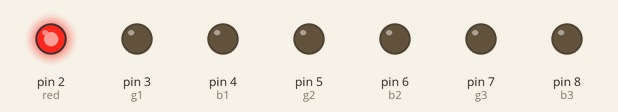
This sketch was run on a simulated Arduino Uno, built with avr-gcc and run on an emulated ATmega328P. On the bench: output pins drawn as LEDs (lit = HIGH).

Above: at 0.15 s.
At 0.75 s:
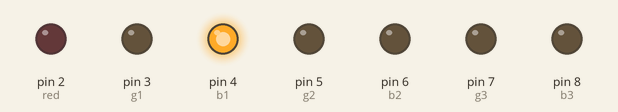
At 1.65 s:
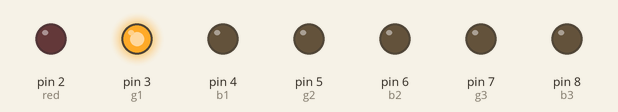
At 3.65 s:
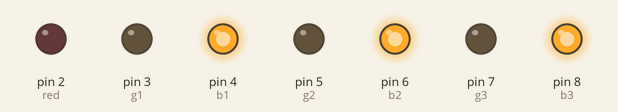
At 9.59 s:
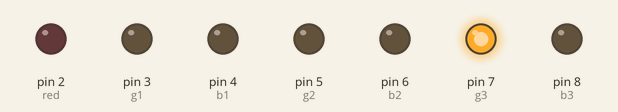
At 18.8 s:
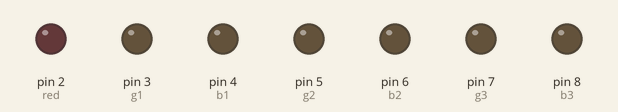
Timing chart, 0 to 20.3 s (numbered marks = the images above):
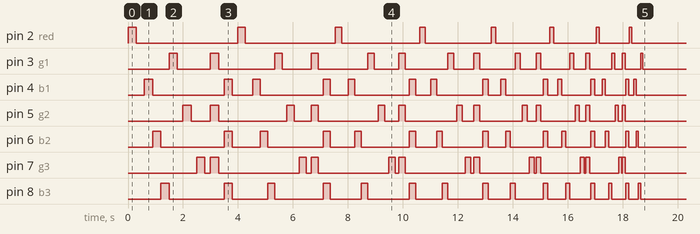

The sketch:

Blinky_pattern.ino
```cpp
#define red 2

#define g1 3
#define b1 4

#define g2 5
#define b2 6

#define g3 7
#define b3 8

int ontime = 300;
int offtime = 200;

int cycle = 0;


// the setup function runs once when you press reset or power the board
void setup() {
  // initialize digital pin b1 as an output.
  pinMode(b1, OUTPUT);
  pinMode(b2, OUTPUT);
  pinMode(b3, OUTPUT);
  pinMode(g1, OUTPUT);
  pinMode(g2, OUTPUT);
  pinMode(g3, OUTPUT);
  pinMode(red, OUTPUT);

}

// the loop function runs over and over again forever
void loop() {
  digitalWrite(red, HIGH);
  delay(ontime);
  digitalWrite(red, LOW);
  delay(ontime);

  digitalWrite(b1, HIGH);
  delay(ontime);
  digitalWrite(b1, LOW);

  digitalWrite(b2, HIGH);
  delay(ontime);
  digitalWrite(b2, LOW);

  digitalWrite(b3, HIGH);
  delay(ontime);
  digitalWrite(b3, LOW);


  digitalWrite(g1, HIGH);
  delay(ontime);
  digitalWrite(g1, LOW);
  delay(offtime);

  digitalWrite(g2, HIGH);
  delay(ontime);
  digitalWrite(g2, LOW);
  delay(offtime);

  digitalWrite(g3, HIGH);
  delay(ontime);
  digitalWrite(g3, LOW);
  delay(offtime);


  digitalWrite(g1, HIGH);
  digitalWrite(g2, HIGH);
  digitalWrite(g3, HIGH);
  delay(ontime);
  digitalWrite(g1, LOW);
  digitalWrite(g2, LOW);
  digitalWrite(g3, LOW);
  delay(offtime);

  digitalWrite(b1, HIGH);
  digitalWrite(b2, HIGH);
  digitalWrite(b3, HIGH);
  delay(ontime);
  digitalWrite(b1, LOW);
  digitalWrite(b2, LOW);
  digitalWrite(b3, LOW);
  delay(offtime);

  speedup();

}
void speedup()
{
  if ((ontime > 50) && (cycle == 0))
  {
    ontime = ontime - 31;
    offtime = offtime - 31;

    if (ontime < 50)
    {
      cycle = 1;
    }
  }
  if ((ontime < 270) && (cycle == 1))
  {
    ontime = ontime + 31;
    offtime = offtime + 31;
    if (ontime > 270)
    {
      cycle = 0;
    }
  }
}
```

Measured:
- by itself, pin 2 (red): LOW → HIGH at 0.00 s, → LOW 0.30 s later, → HIGH 3.7 s later, → LOW 0.27 s later, … (16 changes in this stretch)
- by itself, pin 3 (g1): LOW → HIGH at 1.5 s, → LOW 0.30 s later, → HIGH 1.2 s later, → LOW 0.30 s later, … (30 changes in this stretch)
- by itself, pin 4 (b1): LOW → HIGH at 0.60 s, → LOW 0.30 s later, → HIGH 2.6 s later, → LOW 0.30 s later, … (30 changes in this stretch)
- by itself, pin 5 (g2): LOW → HIGH at 2.0 s, → LOW 0.30 s later, → HIGH 0.70 s later, → LOW 0.30 s later, … (28 changes in this stretch)
- by itself, pin 6 (b2): LOW → HIGH at 0.90 s, → LOW 0.30 s later, → HIGH 2.3 s later, → LOW 0.30 s later, … (30 changes in this stretch)
- by itself, pin 7 (g3): LOW → HIGH at 2.5 s, → LOW 0.30 s later, → HIGH 0.20 s later, → LOW 0.30 s later, … (28 changes in this stretch)
- by itself, pin 8 (b3): LOW → HIGH at 1.2 s, → LOW 0.30 s later, → HIGH 2.0 s later, → LOW 0.30 s later, … (30 changes in this stretch)
